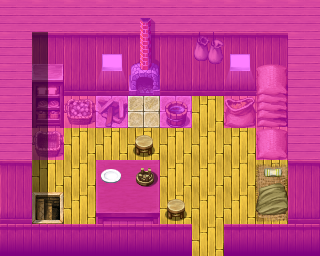

A level layout from a 2D game, rendered from its tile map. Below: a short description, then the map file with tile-grid data replaced by summaries:
An orthogonal 10x8 tile map with 32x32 px tiles, 4 tile layers (Ground, Objects, Walkable, Above), 10 tilesets and 3 objects (2x mapchange, spawn).

<map version="1.0" orientation="orthogonal" width="10" height="8" tilewidth="32" tileheight="32">
    <tileset firstgid="1" name="map_10" tilewidth="32" tileheight="32">
        <image source="../drawable/map_10.png" />
    </tileset>
    <tileset firstgid="65" name="map_13" tilewidth="32" tileheight="32">
        <image source="../drawable/map_13.png" />
    </tileset>
    <tileset firstgid="129" name="map_12" tilewidth="32" tileheight="32">
        <image source="../drawable/map_12.png" />
    </tileset>
    <tileset firstgid="193" name="map_11" tilewidth="32" tileheight="32">
        <image source="../drawable/map_11.png" />
    </tileset>
    <tileset firstgid="257" name="map_6" tilewidth="32" tileheight="32">
        <image source="../drawable/map_6.png" />
    </tileset>
    <tileset firstgid="321" name="map_1" tilewidth="32" tileheight="32">
        <image source="../drawable/map_1.png" />
    </tileset>
    <tileset firstgid="385" name="map_7" tilewidth="32" tileheight="32">
        <image source="../drawable/map_7.png" />
    </tileset>
    <tileset firstgid="449" name="map_8" tilewidth="32" tileheight="32">
        <image source="../drawable/map_8.png" />
    </tileset>
    <tileset firstgid="513" name="map_2" tilewidth="32" tileheight="32">
        <image source="../drawable/map_2.png" />
    </tileset>
    <tileset firstgid="577" name="map_0" tilewidth="32" tileheight="32">
        <image source="../drawable/map_0.png" />
    </tileset>
    <layer name="Ground" width="10" height="8">
        <data>[80 cells, 80 non-empty, 7 distinct tile ids]</data>
    </layer>
    <layer name="Objects" width="10" height="8">
        <data>[80 cells, 26 non-empty, 23 distinct tile ids]</data>
    </layer>
    <layer name="Walkable" width="10" height="8">
        <data>[80 cells, 59 non-empty, 1 distinct tile ids]</data>
    </layer>
    <layer name="Above" width="10" height="8">
        <data>[80 cells, 8 non-empty, 4 distinct tile ids]</data>
    </layer>
    <objectgroup name="mapevents">
        <object name="entrance" type="mapchange" x="192" y="223" width="32" height="32">
            <properties>
                <property name="map" value="crossglen" />
                <property name="place" value="farmhouse" />
            </properties>
        </object>
        <object name="stairs_down" type="mapchange" x="32" y="192" width="32" height="32">
            <properties>
                <property name="map" value="crossglen_farmhouse_basement" />
                <property name="place" value="stairs_up" />
            </properties>
        </object>
    </objectgroup>
    <objectgroup name="keys" />
    <objectgroup name="spawn" visible="0">
        <object name="Leta" type="spawn" x="32" y="96" width="256" height="128">
            <properties>
                <property name="spawngroup" value="Leta" />
            </properties>
        </object>
    </objectgroup>
</map>
